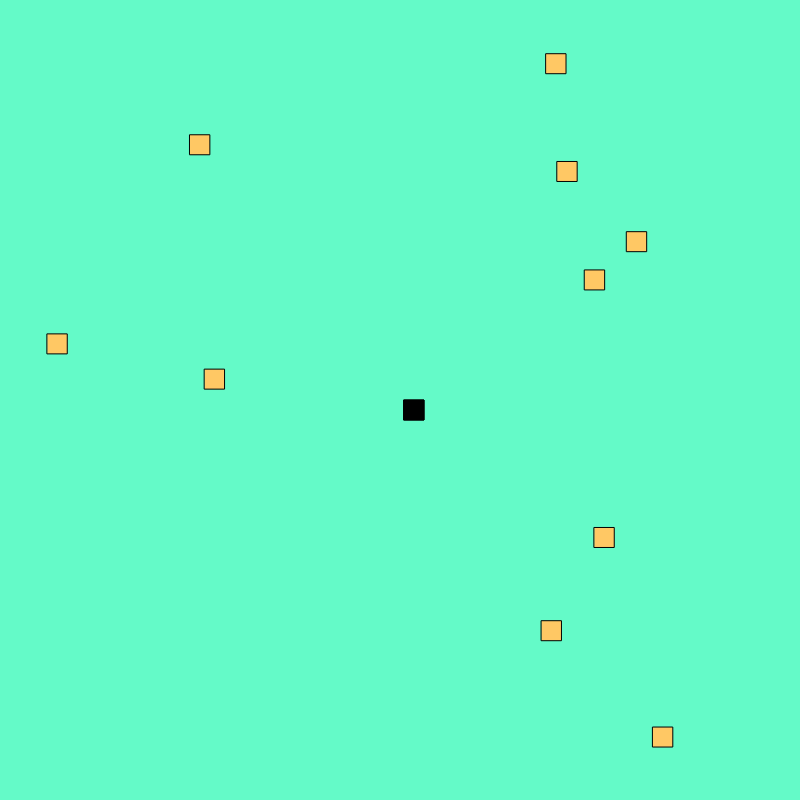
Frame 1 (no input)
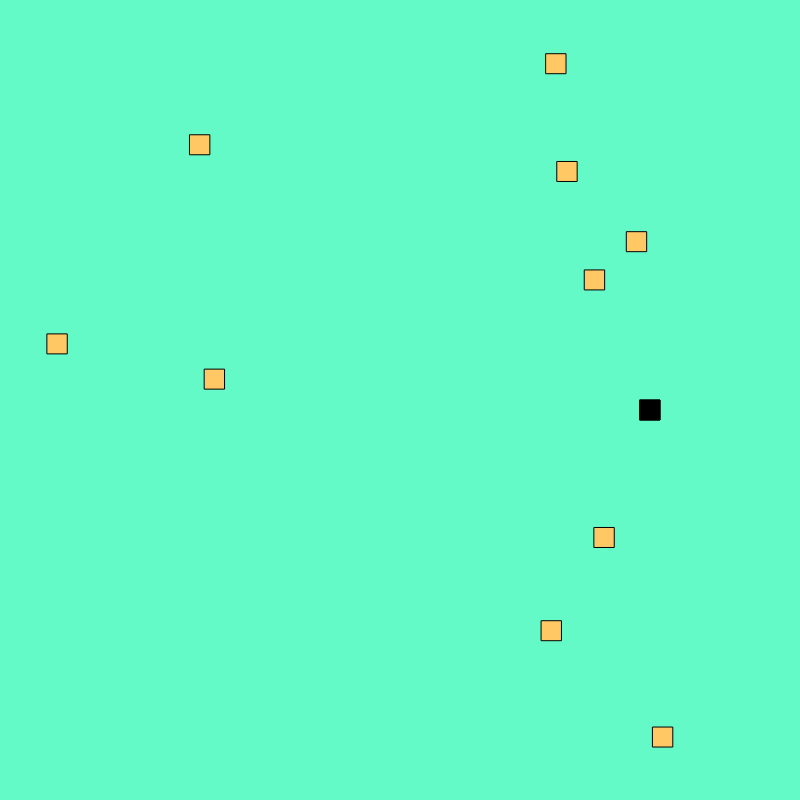
Frame 60 (no input)
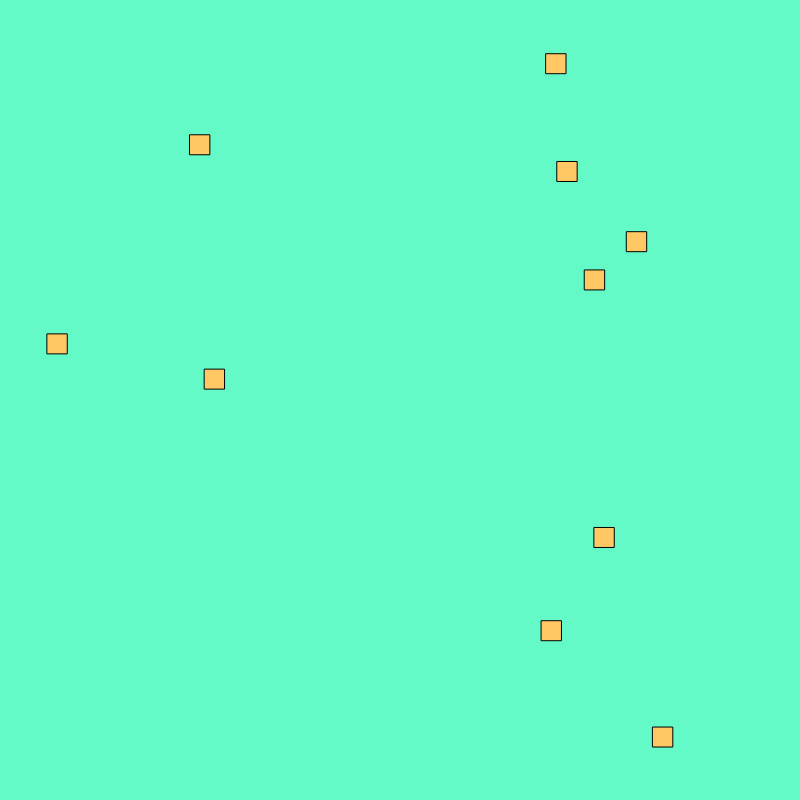
Frame 120 (the mouse pressed at the canvas centre since frame 60)

The p5.js sketch that drew these frames (run headless with seeded random() and noise() and a simulated clock; from frame 60 on, the mouse is pressed at the canvas centre):

// p5.js sketch
// ── sketch.js
function setup() {
    createCanvas(800,800);
    background(100,255,200);
    leszcz = new Snake();
    vodka = [];
    itemsSetup(vodka,10,10); //zmiana ilośći i wartości wudeczek 
}

function draw() {
  background(100,250,200);
  vodka = itemColision(leszcz,vodka);//
  itemsDraw(vodka);
  leszcz.update();
  leszcz.draw();
  frameRate(50)
}

mouseClicked = function() {
  leszcz.addSegments(5)
}

// ── gameRules.js
function gameLevel(){
  background(100,250,200);
  ui.show();
  vodka = itemColision(leszcz,vodka);//
  itemsDraw(vodka);
  leszcz.update();
  leszcz.draw();
  frameRate(50)
}

function UI(){
  this.points = 0;
  this.incrementPoints = function(value){
    this.points+=value;
  }
  this.show = function(){
    fill(210, 82, 120);
    textStyle(ITALIC);
    textAlign(LEFT);
    textSize(16);
    text("points: " + this.points,5,15);
  }
}

function showMainMenu(level){
  mainMenu();
  if (startGame(gameStarted) == true ){ //mechanizm czekania 5 sekund aby zmienić poziom
    if (gameStarted == false){
      time = millis();
    }
    gameStarted = true;
    if (millis() - time > 1000 ) {
      return 1;
    }
  }
  return 0;
}
function mainMenu(){
  fill(210, 82, 120);
  textStyle(ITALIC);
  textSize(20);
  text("welcome in the best snake game",width/2,height/2-40);
  text("collect yellow squares",width/2,height/2-20);
  text("don't eat your tail",width/2,height/2);
  text("don't go outside the board",width/2,height/2+20);
  text("hit space to play",width/2,height/2+60);
  text("have fun :)",width/2,height/2+80);
}

function startGame(HaveGameAlreadyStarted){
  if(HaveGameAlreadyStarted || (keyIsPressed && keyCode == 32)){
    return true;
  } else {
    return false;
  }
}

function isGameLost(){
  if (leszcz.isTouchingBorder() || leszcz.tailEating()) {
    return true;
  } else {
    //print("not lost")
    return false;
  }
}

function endingScreen(){
  fill(210, 82, 120);
  textAlign(CENTER);
  textStyle(ITALIC);
  textSize(20)
  text("you lost but it doesn't matter",width/2,height/2-20);
  text("you will die anyway",width/2,(height/2));
  text("_______________",width/2,height/2-8)
  text("you can always start again by pressing space :>",width/2,height/2+20)
  if(startGame() == true){
    setup();
    return 1;
  }
  return 2;
}

// ── itemObject.js
function Item(value){
  this.size = leszcz.size;
  this.coords = [random(0,width-this.size),random(0,height-this.size)];
  this.value = value;
  this.draw = function(){
    fill(255,200,100);
    rect(this.coords[0],this.coords[1],this.size,this.size)
  }
}
//tworzy tablice nowych przedmiotów
itemsSetup = function(array,amount,value){
  for(let i =0; i<amount;i++){
    array.push(new Item(value));
  }
}
//rysuje tablce przedmiotów
itemsDraw= function(array){
  for(let i =0; i<array.length;i++){
    array[i].draw();
  }
}

//sprawdza czy przedmiot zderza się z głową węża, jeżeli tak to usuwa przedmiot z tablicy
//wiem, chujowo zaimplementowane ale nie wiedziałem jak zmienić zawartość tablicy w innym obiekcie więc musze ją zwracać i zawsze zamieniać
itemColision = function(snake,itemsArray){
  for(let i =0; i<itemsArray.length;i++){
    if(snake.areSegmentsTouching(snake.Segments[0],itemsArray[i].coords)){
      snake.segmentsInDebt+=itemsArray[i].value;
      print(leszcz.segmentsInDebt);
      itemsSetup(itemsArray,1,itemsArray[i].value) //dodaje nowy przedmiot na plansze
      ui.incrementPoints(1);
      const index = itemsArray.indexOf(itemsArray[i]);
      if (index !== -1) {
        itemsArray.splice(index, 1); //usuwanie przedmiotu z listy
      }
    }
  }
return itemsArray;
}

// ── snakeObject.js
function Snake() {
  this.x = 400;
  this.y = 400;
  this.speed = 4;
  this.size = 20;
  this.xspeed = 1;
  this.yspeed = 0;
  this.Segments = [[this.x,this.y],[this.x-this.size,this.y]];

  //dodaje segment do tablicy, dodany segment ma pozycje ostatniego dodanego segmentu([this.Segments.length-1]) - kierunek(speed) pomożony przez wielkość(size)
  this.addSegment = function(){
    append(this.Segments,
          [this.Segments[this.Segments.length-1][0]+(this.xspeed*this.speed)],
          [this.Segments[this.Segments.length-1][1]+(this.yspeed*this.speed)]);
  }
  //dodaje wybraną ilość segmentów
  this.addSegments = function(number){
    for(let i=0;i<number;i++){
      this.addSegment();
    }
  }
//poruszanie pierwszego segmentu, oraz kopiowanie kolejnych segmentów od końca
  this.update = function(){
    this.tailEating();
    this.changeDir();
    this.Segments[0][0] += this.xspeed*this.speed;
    this.Segments[0][1] += this.yspeed*this.speed;
    for(let i = this.Segments.length-1;i>0;i--){
      this.Segments[i][0] = this.Segments[i-1][0];
      this.Segments[i][1] = this.Segments[i-1][1];
    }
  }
  //rysuje wszystkie segmenty w pętli
  this.draw = function(){
    fill(0,0,0);
    for(let i = 0;i<this.Segments.length;i++){
      rect(this.Segments[i][0],this.Segments[i][1],this.size,this.size)
    }
  }


  this.areSegmentsTouching = function(seg1,seg2){
    if (seg1[0] + this.size > seg2[0] && seg1[0] < seg2[0] + this.size &&
        seg1[1] + this.size > seg2[1] && seg1[1] < seg2[1] + this.size){
          return true;
        } else {
          return false;
        }
      }


  this.tailEating = function(){
    if(this.Segments.length > 10){
      for(let i = 10; i<this.Segments.length;i++){
        if (this.areSegmentsTouching(this.Segments[0],this.Segments[i])) {
          this.Segments = this.Segments.slice(0,i);
        }
      }
    }
  }
  this.delayBetweenTurns = function(time){
    if(millis() - time < 90){
      return false;
    } else {
      return true;
    }
  }


  //zmienia kierunek poruszania
  this.direction = function(x,y){
    this.xspeed = x;
    this.yspeed = y;
  }
  //zmienia kierunek poruszania i sprawie że nie można skręcić przed upływem pewnego czasu
  this.time = 0;
  this.changeDir = function(){
    if(keyIsPressed && keyCode == DOWN_ARROW && this.yspeed != -1 && this.delayBetweenTurns(this.time)){
      this.direction(0,1);
      this.time = millis()
    }
    if(keyIsPressed && keyCode == UP_ARROW && this.yspeed != 1 && this.delayBetweenTurns(this.time)){
      this.direction(0,-1);
      this.time = millis()
    }
    if(keyIsPressed && keyCode == LEFT_ARROW && this.xspeed != 1 && this.delayBetweenTurns(this.time)){
      this.direction(-1,0);
      this.time = millis()
    }
    if(keyIsPressed && keyCode == RIGHT_ARROW && this.xspeed != -1 && this.delayBetweenTurns(this.time)){
      this.direction(1,0);
      this.time = millis()
    }
  }
}
